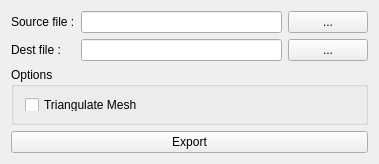
<?xml version="1.0" encoding="UTF-8"?>
<ui version="4.0">
 <class>FBX2MSHClass</class>
 <widget class="QWidget" name="FBX2MSHClass">
  <property name="geometry">
   <rect>
    <x>0</x>
    <y>0</y>
    <width>379</width>
    <height>164</height>
   </rect>
  </property>
  <property name="minimumSize">
   <size>
    <width>379</width>
    <height>164</height>
   </size>
  </property>
  <property name="maximumSize">
   <size>
    <width>379</width>
    <height>164</height>
   </size>
  </property>
  <property name="windowTitle">
   <string>FBX2MSH</string>
  </property>
  <layout class="QGridLayout" name="gridLayout_2">
   <item row="3" column="2" colspan="2">
    <layout class="QGridLayout" name="gridLayout">
     <item row="1" column="0">
      <widget class="QLabel" name="label_2">
       <property name="text">
        <string>Dest file :</string>
       </property>
      </widget>
     </item>
     <item row="0" column="2">
      <widget class="QPushButton" name="parcSrc">
       <property name="text">
        <string>...</string>
       </property>
      </widget>
     </item>
     <item row="0" column="1">
      <widget class="QLineEdit" name="src"/>
     </item>
     <item row="2" column="0" colspan="3">
      <widget class="QGroupBox" name="groupBox">
       <property name="title">
        <string>Options</string>
       </property>
       <layout class="QGridLayout" name="gridLayout_4">
        <item row="0" column="0">
         <layout class="QGridLayout" name="gridLayout_3">
          <item row="0" column="0">
           <widget class="QCheckBox" name="opt_Trig">
            <property name="text">
             <string>Triangulate Mesh</string>
            </property>
           </widget>
          </item>
         </layout>
        </item>
       </layout>
      </widget>
     </item>
     <item row="0" column="0">
      <widget class="QLabel" name="label">
       <property name="text">
        <string>Source file :</string>
       </property>
      </widget>
     </item>
     <item row="1" column="1">
      <widget class="QLineEdit" name="dest"/>
     </item>
     <item row="1" column="2">
      <widget class="QPushButton" name="ParcDest">
       <property name="text">
        <string>...</string>
       </property>
      </widget>
     </item>
     <item row="3" column="0" colspan="3">
      <widget class="QPushButton" name="export_btn">
       <property name="text">
        <string>Export</string>
       </property>
      </widget>
     </item>
    </layout>
   </item>
  </layout>
 </widget>
 <layoutdefault spacing="6" margin="11"/>
 <resources>
  <include location="FBX2MSH.qrc"/>
 </resources>
 <connections>
  <connection>
   <sender>parcSrc</sender>
   <signal>clicked()</signal>
   <receiver>FBX2MSHClass</receiver>
   <slot>ParcSrc()</slot>
   <hints>
    <hint type="sourcelabel">
     <x>312</x>
     <y>23</y>
    </hint>
    <hint type="destinationlabel">
     <x>396</x>
     <y>54</y>
    </hint>
   </hints>
  </connection>
  <connection>
   <sender>ParcDest</sender>
   <signal>clicked()</signal>
   <receiver>FBX2MSHClass</receiver>
   <slot>ParcDest()</slot>
   <hints>
    <hint type="sourcelabel">
     <x>332</x>
     <y>52</y>
    </hint>
    <hint type="destinationlabel">
     <x>483</x>
     <y>72</y>
    </hint>
   </hints>
  </connection>
  <connection>
   <sender>export_btn</sender>
   <signal>clicked()</signal>
   <receiver>FBX2MSHClass</receiver>
   <slot>Export()</slot>
   <hints>
    <hint type="sourcelabel">
     <x>100</x>
     <y>139</y>
    </hint>
    <hint type="destinationlabel">
     <x>317</x>
     <y>185</y>
    </hint>
   </hints>
  </connection>
 </connections>
 <slots>
  <slot>ParcSrc()</slot>
  <slot>ParcDest()</slot>
  <slot>Export()</slot>
 </slots>
</ui>
